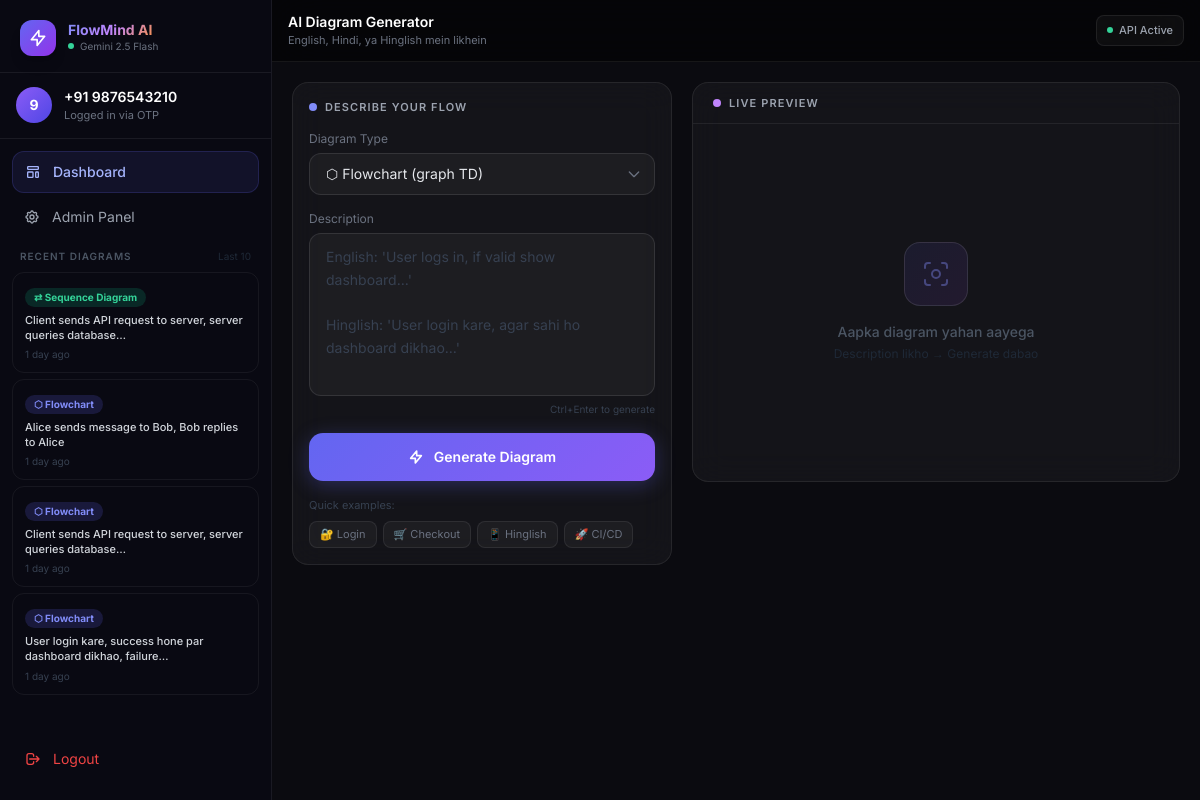
Page / (signed in) on the committed database.
### diagram_generator/models.py (models this page shows, shortened)
class CustomUser(AbstractBaseUser, PermissionsMixin):
    phone_number = models.CharField(max_length=15, unique=True)
    name = models.CharField(max_length=100, blank=True)
    is_active = models.BooleanField(default=True)
    is_staff = models.BooleanField(default=False)
    date_joined = models.DateTimeField(default=timezone.now)
    USERNAME_FIELD = 'phone_number'
    REQUIRED_FIELDS = []
    objects = CustomUserManager()
    class Meta:
        verbose_name = 'User'
        verbose_name_plural = 'Users'

class DiagramHistory(models.Model):
    user = models.ForeignKey(
        CustomUser,
        on_delete=models.CASCADE,
        related_name='diagrams',
        null=True, blank=True,
    )
    prompt = models.TextField()
    mermaid_code = models.TextField()
    diagram_type = models.CharField(
        max_length=20, choices=DIAGRAM_TYPES, default='flowchart'
    )
    created_at = models.DateTimeField(auto_now_add=True)
    class Meta:
        ordering = ['-created_at']

### diagram_generator/views.py (the view)
# urls.py: path('', views.index, name='flowmind_index'),
@login_required
def index(request):
    history = DiagramHistory.objects.filter(user=request.user)[:10]
    return render(request, 'diagram_generator/index.html', {'history': history})

### diagram_generator/templates/diagram_generator/index.html (shortened to what this page needs)
<!DOCTYPE html>
<html lang="en">
<head>
  <script src="https://cdn.tailwindcss.com"></script>
</head>
<body>
<aside id="sidebar">
  <div class="px-5 pt-5 pb-4 border-b border-white/[0.07]">
    <div class="flex items-center justify-between">
      <div class="flex items-center gap-3">
        <div class="w-9 h-9 rounded-xl bg-gradient-to-br from-indigo-500 to-purple-600 flex items-center justify-center shadow-lg">
          <svg class="w-5 h-5 text-white" fill="none" viewBox="0 0 24 24" stroke="currentColor" stroke-width="2">
            <path stroke-linecap="round" stroke-linejoin="round" d="M13 10V3L4 14h7v7l9-11h-7z"/>
          </svg>
        </div>
        <div>
          <p class="text-sm font-bold grad leading-none">FlowMind AI</p>
          <div class="flex items-center gap-1.5 mt-0.5">
            <span class="w-1.5 h-1.5 rounded-full bg-emerald-400 pulse"></span>
            <span class="text-[10px] text-gray-500">Gemini 2.5 Flash</span>
          </div>
        </div>
      </div>
    </div>
  </div>
  <div class="px-4 py-3.5 border-b border-white/[0.07]">
    <div class="flex items-center gap-3">
      <div class="w-9 h-9 rounded-full bg-gradient-to-br from-violet-500 to-indigo-600 flex items-center justify-center text-sm font-bold text-white flex-shrink-0">
        {{ request.user.phone_number|slice:":1" }}
      </div>
      <div class="min-w-0">
        <p class="text-sm font-semibold text-white truncate">+91 {{ request.user.phone_number }}</p>
        <p class="text-[11px] text-gray-500">Logged in via OTP</p>
      </div>
    </div>
  </div>
  <nav class="px-3 py-3 flex flex-col gap-1">
    <a href="#" class="flex items-center gap-3 px-3 py-2.5 rounded-xl bg-indigo-500/10 border border-indigo-500/20 text-indigo-300 text-sm font-medium">
      Dashboard
    </a>
    <a href="/admin/" class="flex items-center gap-3 px-3 py-2.5 rounded-xl text-gray-400 hover:text-gray-200 hover:bg-white/[0.05] text-sm transition-all">
      Admin Panel
    </a>
  </nav>
  <div class="flex-1 px-3 pb-2">
    <div class="flex items-center justify-between px-2 mb-2">
      <span class="text-[10px] font-semibold text-gray-600 uppercase tracking-widest">Recent Diagrams</span>
      <span class="text-[10px] text-gray-800">Last 10</span>
    </div>
    <div id="history-list" class="flex flex-col gap-1.5">
      {% if history %}
        {% for item in history %}
        <div
          class="hist-item px-3 py-2.5"
          onclick="loadFromHistory('{{ item.mermaid_code|escapejs }}','{{ item.prompt|escapejs }}','{{ item.diagram_type }}')"
        >
          <span class="badge {% if item.diagram_type == 'flowchart' %}b-flow{% elif item.diagram_type == 'sequence' %}b-seq{% else %}b-mind{% endif %}">
            {% if item.diagram_type == 'flowchart' %}⬡{% elif item.diagram_type == 'sequence' %}⇄{% else %}✦{% endif %}
            {{ item.get_diagram_type_display }}
          </span>
          <p class="text-gray-300 text-[11px] font-medium mt-1.5 leading-snug" style="display:-webkit-box;-webkit-line-clamp:2;-webkit-box-orient:vertical;overflow:hidden">{{ item.prompt|truncatechars:60 }}</p>
          <p class="text-gray-700 text-[10px] mt-1">{{ item.created_at|timesince }} ago</p>
        </div>
        {% endfor %}
      {% else %}
        <div id="hist-empty" class="text-center py-10 text-gray-800 text-xs">
          <p>No diagrams yet</p>
          <p class="mt-1">Generate one to start!</p>
        </div>
      {% endif %}
    </div>
  </div>
  <div class="px-3 pb-5 mt-1">
    <a href="{% url 'logout' %}" class="flex items-center gap-3 px-3 py-2.5 rounded-xl text-red-500 hover:bg-red-500/10 hover:text-red-400 text-sm transition-all border border-transparent hover:border-red-500/20">
      <svg class="w-4 h-4" fill="none" viewBox="0 0 24 24" stroke="currentColor" stroke-width="2">
        <path stroke-linecap="round" stroke-linejoin="round" d="M17 16l4-4m0 0l-4-4m4 4H7m6 4v1a3 3 0 01-3 3H6a3 3 0 01-3-3V7a3 3 0 013-3h4a3 3 0 013 3v1"/>
      </svg>
      Logout
    </a>
  </div>
</aside>
<div id="main">
  <header class="sticky top-0 z-30 bg-black/50 backdrop-blur-xl border-b border-white/[0.07] px-4 py-3 flex items-center gap-3">
    <div class="hidden lg:block">
      <h1 class="text-sm font-semibold text-white">AI Diagram Generator</h1>
      <p class="text-[11px] text-gray-500">English, Hindi, ya Hinglish mein likhein</p>
    </div>
    <div class="ml-auto flex items-center gap-2">
      <div class="flex items-center gap-1.5 glass px-2.5 py-1.5 rounded-lg">
        <span class="w-1.5 h-1.5 rounded-full bg-emerald-400 pulse"></span>
        <span class="text-[11px] text-gray-400 font-medium">API Active</span>
      </div>
    </div>
  </header>
  <div id="content-grid" class="p-4 md:p-5 flex flex-col gap-4">
    <div id="input-panel" class="flex flex-col gap-3">
      <div class="glass rounded-2xl p-4 flex flex-col gap-4">
        <div class="flex items-center gap-2">
          <span class="w-2 h-2 rounded-full bg-indigo-400"></span>
          <h2 class="text-[11px] font-semibold text-gray-400 uppercase tracking-widest">Describe Your Flow</h2>
        </div>
        <div class="flex flex-col gap-1.5">
          <label class="text-xs text-gray-500">Diagram Type</label>
          <select id="diagram-type" class="bg-white/[0.04] border border-white/10 text-gray-200 text-sm rounded-xl px-4 py-2.5 pr-9 transition-all cursor-pointer">
            <option value="flowchart">⬡  Flowchart (graph TD)</option>
          </select>
        </div>
        <div class="flex flex-col gap-1.5">
          <label class="text-xs text-gray-500">Description</label>
          <textarea
            id="prompt-input"
            rows="6"
            placeholder="English: 'User logs in, if valid show dashboard...'&#10;&#10;Hinglish: 'User login kare, agar sahi ho dashboard dikhao...'"
            class="bg-white/[0.04] border border-white/10 rounded-xl px-4 py-3 text-gray-100 placeholder-gray-700 text-sm resize-none transition-all leading-relaxed"
          ></textarea>
          <p class="text-[10px] text-gray-700 text-right">Ctrl+Enter to generate</p>
        </div>
        <button id="generate-btn" onclick="generateDiagram()" class="btn-primary w-full py-3.5 font-semibold text-white flex items-center justify-center gap-2.5 text-sm">
          <svg id="btn-icon" class="w-4 h-4" fill="none" viewBox="0 0 24 24" stroke="currentColor" stroke-width="2.5">
            <path stroke-linecap="round" stroke-linejoin="round" d="M13 10V3L4 14h7v7l9-11h-7z"/>
          </svg>
          <span id="btn-text">Generate Diagram</span>
        </button>
        <div>
          <p class="text-[11px] text-gray-700 mb-2">Quick examples:</p>
          <div class="flex flex-wrap gap-1.5">
            <button onclick="setEx(0)" class="text-[11px] px-2.5 py-1 rounded-lg bg-white/[0.04] hover:bg-indigo-500/15 border border-white/[0.08] hover:border-indigo-500/30 text-gray-500 hover:text-indigo-300 transition-all">🔐 Login</button>
            <button onclick="setEx(1)" class="text-[11px] px-2.5 py-1 rounded-lg bg-white/[0.04] hover:bg-indigo-500/15 border border-white/[0.08] hover:border-indigo-500/30 text-gray-500 hover:text-indigo-300 transition-all">🛒 Checkout</button>
            <button onclick="setEx(2)" class="text-[11px] px-2.5 py-1 rounded-lg bg-white/[0.04] hover:bg-indigo-500/15 border border-white/[0.08] hover:border-indigo-500/30 text-gray-500 hover:text-indigo-300 transition-all">📱 Hinglish</button>
            <button onclick="setEx(3)" class="text-[11px] px-2.5 py-1 rounded-lg bg-white/[0.04] hover:bg-indigo-500/15 border border-white/[0.08] hover:border-indigo-500/30 text-gray-500 hover:text-indigo-300 transition-all">🚀 CI/CD</button>
          </div>
        </div>
      </div>
    </div>
    <div id="preview-panel">
      <div class="glass rounded-2xl flex flex-col" style="min-height: 400px;">
        <div class="flex items-center justify-between px-5 py-3 border-b border-white/[0.07] flex-shrink-0">
          <div class="flex items-center gap-2">
            <span class="w-2 h-2 rounded-full bg-purple-400"></span>
            <h2 class="text-[11px] font-semibold text-gray-400 uppercase tracking-widest">Live Preview</h2>
          </div>
        </div>
        <div class="flex-1 flex items-center justify-center overflow-auto p-4" style="min-height: 340px;">
          <div id="placeholder-state" class="text-center">
            <div class="w-16 h-16 mx-auto mb-4 rounded-2xl bg-gradient-to-br from-indigo-500/10 to-purple-500/10 border border-white/10 flex items-center justify-center">
            </div>
            <p class="text-gray-600 text-sm font-medium">Aapka diagram yahan aayega</p>
            <p class="text-gray-800 text-xs mt-1">Description likho → Generate dabao</p>
          </div>
        </div>
      </div>
    </div>
  </div>
</div>
</body>
</html>

### diagram_generator/templates/diagram_generator/index.html (style rules this page uses)
*, *::before, *::after { box-sizing: border-box; margin: 0; padding: 0; }
html, body { height: 100%; }
body { background: #0b0b10; font-family: 'Inter', sans-serif; color: #e2e8f0; overflow-x: hidden; }
#sidebar { position: fixed; top: 0; left: 0; height: 100vh; width: 272px; background: rgba(10,10,18,0.97); border-right: 1px solid rgba(255,255,255,0.07); display: flex; flex-direction: column; z-index: 50; transform: translateX(-100%); transition: transform 0.3s cubic-bezier(0.4,0,0.2,1); overflow-y: auto; }
@media (min-width: 1024px) { #sidebar { transform: translateX(0) !important; position: relative; height: 100vh; flex-shrink: 0; } }
@media (min-width: 1024px) { body { display: flex; } }
@media (min-width: 1024px) { #main { flex: 1; min-width: 0; } }
#main { min-height: 100vh; display: flex; flex-direction: column; }
@media (min-width: 1024px) { #main { overflow-y: auto; } }
.glass { background: rgba(255,255,255,0.04); backdrop-filter: blur(16px); border: 1px solid rgba(255,255,255,0.08); }
.grad { background: linear-gradient(135deg,#818cf8,#c084fc,#fb923c); -webkit-background-clip:text; -webkit-text-fill-color:transparent; background-clip:text; }
.btn-primary { background: linear-gradient(135deg,#6366f1,#8b5cf6); transition: all .25s; box-shadow: 0 4px 20px rgba(99,102,241,.3); border-radius: 14px; }
.badge { display: inline-flex; align-items: center; gap: 4px; padding: 2px 9px; border-radius: 999px; font-size: 10px; font-weight: 700; }
.b-flow { background: rgba(99,102,241,.18); color: #818cf8; }
.b-seq { background: rgba(16,185,129,.18); color: #34d399; }
.hist-item { border: 1px solid rgba(255,255,255,0.06); transition: all .2s; cursor: pointer; border-radius: 12px; }
select { -webkit-appearance: none; background-repeat:no-repeat; background-position:right 12px center; background-size:16px; }
.pulse { animation: pulse 2s ease-in-out infinite; }
@media (min-width: 768px) { #content-grid { display: flex; flex-direction: row; gap: 20px; align-items: flex-start; } }
@media (min-width: 768px) { #input-panel { width: 380px; flex-shrink: 0; } }
@media (min-width: 768px) { #preview-panel { flex: 1; min-width: 0; } }

### rows in the picture
CustomUser: user.phone_number "9", user.phone_number "9876543210"
DiagramHistory: diagram_type "Sequence Diagram", prompt "Client sends API request to server, server queries database…", created_at "1 day"
DiagramHistory: diagram_type "Flowchart", prompt "Alice sends message to Bob, Bob replies to Alice", created_at "1 day"
DiagramHistory: diagram_type "Flowchart", prompt "Client sends API request to server, server queries database…", created_at "1 day"
DiagramHistory: diagram_type "Flowchart", prompt "User login kare, success hone par dashboard dikhao, failure…", created_at "1 day"
